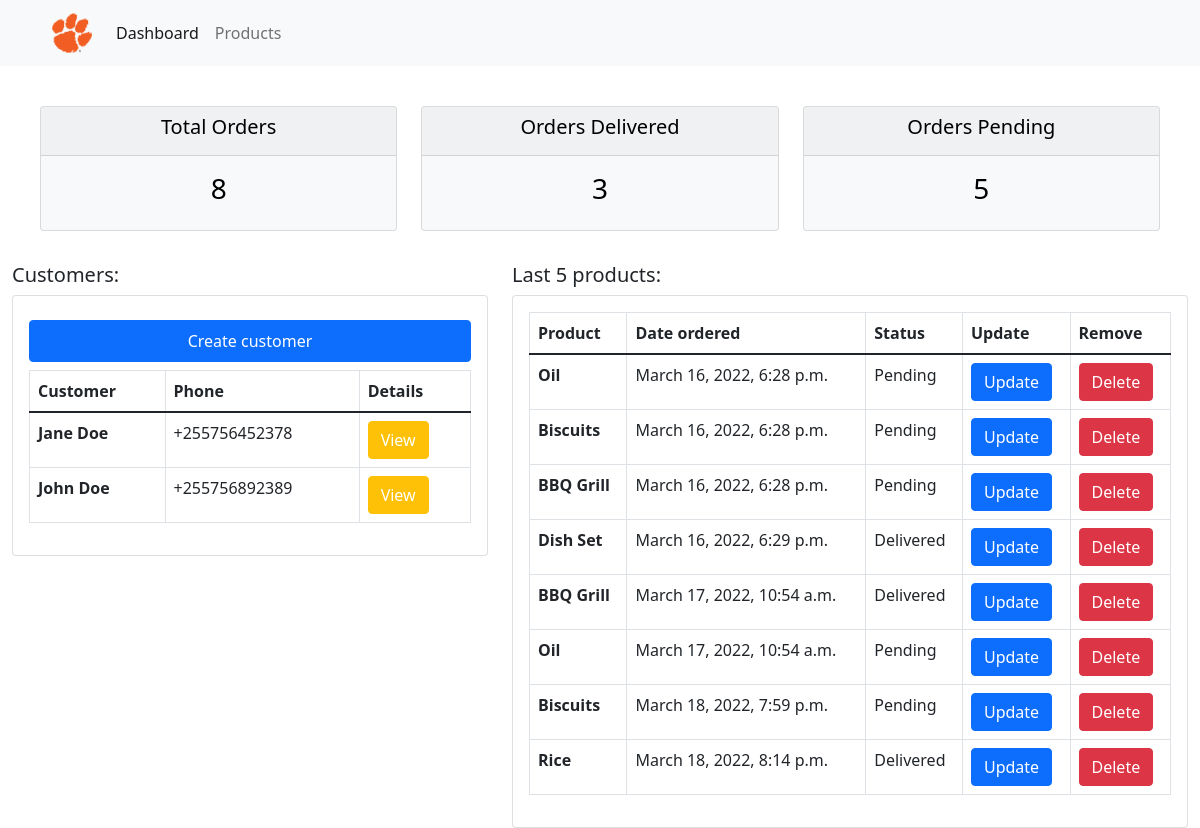
The page / on the database its author committed.
### accounts/models.py (models this page shows, shortened)
class Customer(models.Model):
    name = models.CharField(max_length=200, null=True)
    phone = models.CharField(max_length=200, null=True)
    email = models.EmailField(max_length=200, unique=True, null=True)
    date_created = models.DateTimeField(auto_now_add=True, null=True )

class Order(models.Model):
    STATUS = (
        ('Pending', 'Pending'),
        ('Out for delivery', 'Out for delivery'),
        ('Delivered', 'Delivered'),
    )
    customer = models.ForeignKey(Customer, on_delete=models.CASCADE, null=True)
    product = models.ForeignKey(Product, on_delete=models.CASCADE, null=True)
    date_created = models.DateTimeField(auto_now_add=True, null=True)
    status = models.CharField(max_length=200, null=True, choices=STATUS)
    note = models.CharField(max_length=1000, null=True)

class Product(models.Model):
    CATEGORY = (
        ('Indoors', 'Indoors'),
        ('Outdoors', 'Outdoors'),
    )
    name = models.CharField(max_length=200, null=True)
    price = models.FloatField(null=True)
    category = models.CharField(max_length=200, null=True, choices=CATEGORY)
    description = models.TextField(null= True)
    date_created = models.DateTimeField(auto_now_add=True, null=True)
    tags = models.ManyToManyField(Tag)

### accounts/views.py (the view)
# urls.py: path('', views.home, name='home'),
def home(request):
    customers = Customer.objects.all()
    orders = Order.objects.all()
    total_orders = Order.objects.all().count()
    delivered = Order.objects.filter(status='Delivered').count()
    pending = Order.objects.filter(status='Pending').count()
    context = {
        'customers': customers,
        'orders': orders,
        'total_orders': total_orders,
        'delivered': delivered,
        'pending': pending
        }
    return render(request, 'accounts/dashboard.html', context)

### accounts/templates/accounts/dashboard.html
{% extends 'base.html' %}
{% block content %}
    <br>
    {% include 'accounts/status.html' %}
        <div class="row">
            <div class="col-md-5">
                <h5>Customers:</h5>
                <div class="card card-body">
                    <a class="btn btn-primary p-2 my-2" href="#" role="button">Create customer</a>
                    <table class="table table-bordered">
                        <thead>
                          <tr>
                            <th scope="col">Customer</th>
                            <th scope="col">Phone</th>
                            <th scope="col">Details</th>
                          </tr>
                        </thead>
                        <tbody>
                          {% for customer in customers %}
                          <tr>
                            <th scope="row">{{customer.name}}</th>
                            <td>{{customer.phone}}</td>
                            <td><a class="btn btn-warning text-white" href="{% url 'customer' customer.id %}">View</a></td>
                          </tr>
                          {% endfor %}
                        </tbody>
                      </table>
                </div>
            </div>
            <div class="col-md-7">
                <h5>Last 5 products:</h5>
                <div class="card card-body">
                <table class="table table-bordered">
                    <thead>
                      <tr>
                        <th scope="col">Product</th>
                        <th scope="col">Date ordered</th>
                        <th scope="col">Status</th>
                        <th scope="col">Update</th>
                        <th scope="col">Remove</th>
                      </tr>
                    </thead>
                    <tbody>
                       {% for order in orders %}
                      <tr>
                        <th scope="row">{{ order.product.name }}</th>
                        <td>{{ order.date_created }}</td>
                        <td>{{ order.status }}</td>
                        <td><a class="btn btn-primary" href="{% url 'update-order' order.id %}" role="button">Update</a></td>
                        <td><a class="btn btn-danger" href="{% url 'delete-order' order.id %}" role="button">Delete</a></td>
                      </tr>
                      {% endfor %}
                    </tbody>
                  </table>
                </div>
            </div>
        </div>
{% endblock content %}

### templates/base.html (shortened to what this page needs)
<!DOCTYPE html>
{% load static %}
<html lang="en">
<head>
    <link href="https://cdn.jsdelivr.net/npm/bootstrap@5.1.3/dist/css/bootstrap.min.css" rel="stylesheet">
    <link rel="stylesheet" href="{% static 'css/main.css' %}">
</head>
<body>
    {% include 'components/navbar.html' %}
    <div class="container-fluid">
        {% block content %}
        {% endblock %}
    </div>
</body>
</html>

### templates/components/navbar.html (shortened to what this page needs)
{% load static %}
<nav class="navbar navbar-expand-lg navbar-light bg-light">
    <div class="container-fluid">
      <a class="navbar-brand" href="{% url 'home' %}"><img class="logo" src="{% static 'images/logo.png' %}" alt=""></a>
      <div class="collapse navbar-collapse" id="navbarNav">
        <ul class="navbar-nav">
          <li class="nav-item">
            <a class="nav-link active" aria-current="page" href="{% url 'home' %}">Dashboard</a>
          </li>
          <li class="nav-item">
            <a class="nav-link" href="{% url 'product' %}">Products</a>
          </li>
        </ul>
      </div>
    </div>
</nav>

### accounts/templates/accounts/status.html
<div class="row m-3">
    <div class="col">
        <div class="col-md">
            <div class="card text-center bg-light text-black mb-3" id="total-order">
                <div class="card-header">
                    <h5 class="card-title">Total Orders</h5>
                </div>
                <div class="card-body">
                    <h3 class="card-title">{{ total_orders }}</h3>
                </div>
            </div>
        </div>
    </div>
    <div class="col">
        <div class="col-md">
            <div class="card text-center bg-light text-black mb-3" id="total-order">
                <div class="card-header">
                    <h5 class="card-title">Orders Delivered</h5>
                </div>
                <div class="card-body">
                    <h3 class="card-title">{{delivered}}</h3>
                </div>
            </div>
        </div>
    </div>
    <div class="col">
        <div class="col-md">
            <div class="card text-center bg-light text-black mb-3" id="total-order">
                <div class="card-header">
                    <h5 class="card-title">Orders Pending</h5>
                </div>
                <div class="card-body">
                    <h3 class="card-title">{{pending}}</h3>
                </div>
            </div>
        </div>
    </div>
</div>

### static/css/main.css (style rules this page uses)
.logo { width: 2em; height: 2em; margin-left: 2em; }

### rows shown on the page
Customer: name "Jane Doe", phone "+255756452378"
Customer: name "John Doe", phone "+255756892389"
Order: product.name "Oil", date_created "March 16, 2022, 6:28 p.m.", status "Pending"
Order: product.name "Biscuits", date_created "March 16, 2022, 6:28 p.m.", status "Pending"
Order: product.name "BBQ Grill", date_created "March 16, 2022, 6:28 p.m.", status "Pending"
Order: product.name "Dish Set", date_created "March 16, 2022, 6:29 p.m.", status "Delivered"
Order: product.name "BBQ Grill", date_created "March 17, 2022, 10:54 a.m.", status "Delivered"
Order: product.name "Oil", date_created "March 17, 2022, 10:54 a.m.", status "Pending"
Order: product.name "Biscuits", date_created "March 18, 2022, 7:59 p.m.", status "Pending"
Order: product.name "Rice", date_created "March 18, 2022, 8:14 p.m.", status "Delivered"

### other values the page prints
{{ total_orders }} "8"
{{ delivered }} "3"
{{ pending }} "5"
